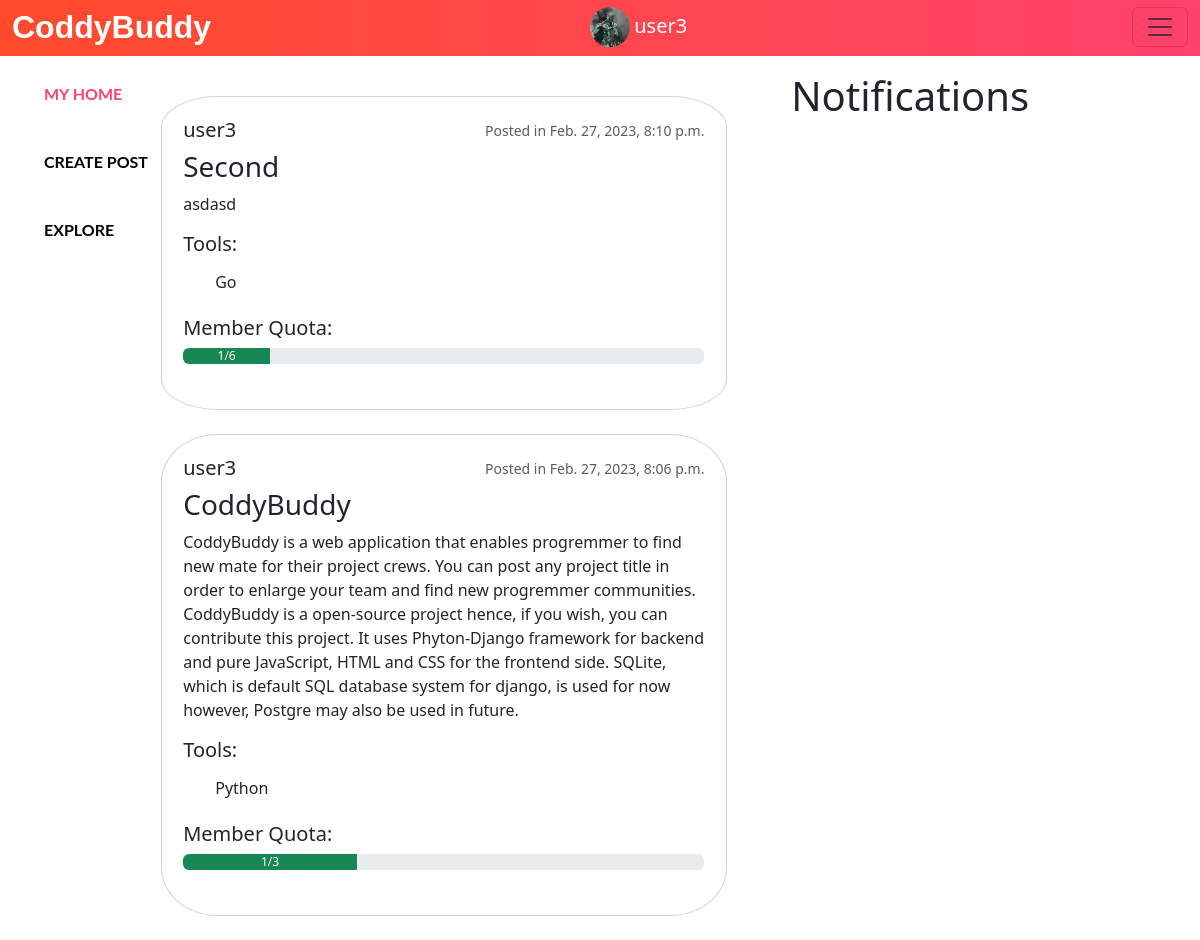
The app's page / (signed in), older data.
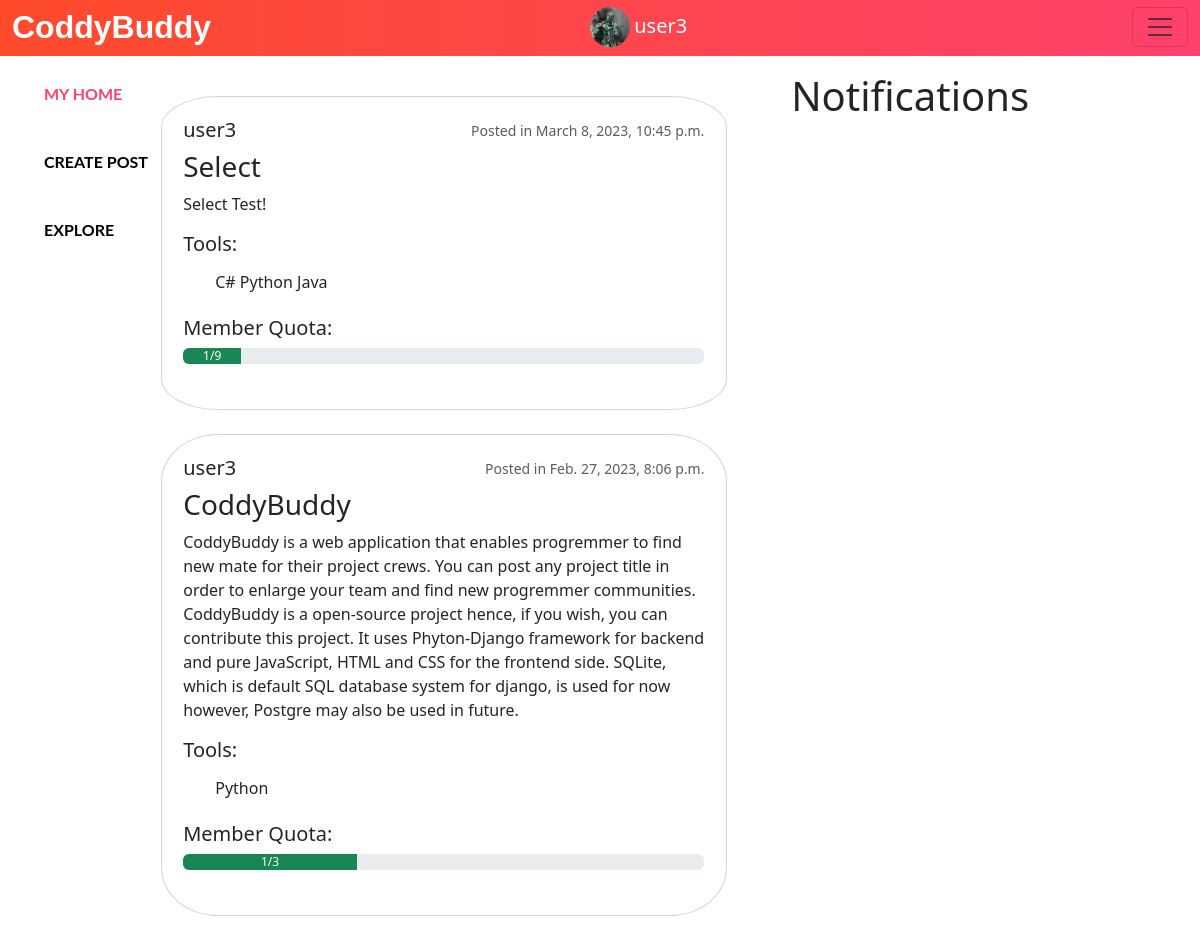
The same page, newer data.
### musker/models.py (models this page shows, shortened)
class Profile(models.Model):
    user = models.OneToOneField(User, on_delete=models.CASCADE)
    image = models.ImageField(upload_to = 'profile_images', default = 'default-profile-image-png-1-Transparent-Images.png')
    bio = models.TextField(default="You add your biography", blank=True, max_length=9999999999999999999999999)
    follows = models.ManyToManyField("self",
                                     related_name="followed_by",
                                     symmetrical=False,
                                     blank=True)

class Post(models.Model):
    owner = models.ForeignKey(User, on_delete=models.CASCADE, default=0)
    title = models.TextField(blank=False, max_length=1000)
    description = models.TextField(blank=False, max_length=9999999999999999999)
    tool = models.CharField(max_length=100000000, default=None)
    max_capacity = models.IntegerField(blank=False, default=1)
    current_capacity = models.IntegerField(blank=False, default=1)
    capacityRatio = models.FloatField(blank = False,default=0)
    isFull = models.BooleanField(blank=False, default=False)
    created_at = models.DateTimeField(auto_now_add=True)
    if(current_capacity == max_capacity):
        isFull = True
    join = models.ManyToManyField(User, related_name="joined_by", symmetrical=False, blank=True)
    def __init__(self,*args,**kwargs):
        super(Post, self).__init__(*args, **kwargs)
        if self.max_capacity is not None:
            self.capacityRatio = (self.current_capacity/self.max_capacity)*100

### musker/views.py (the view)
# urls.py: 2. Add a URL to urlpatterns:  path('', views.home, name='home')
@login_required(login_url="logIn")
def home(request):
    currentUser = request.user
    profile = Profile.objects.get(user = currentUser)
    Posts = Post.objects.all()
    Posts = Post.objects.order_by('-created_at')
    choices = TOOL_CHOICES
    notifications = Notification.objects.filter(receiver = currentUser)
    return render(request, "home.html", {"currentUser" : currentUser, "profile" : profile, "posts" : Posts, "choices" : choices, "notifications" : notifications})

### musker/templates/home.html (shortened to what this page needs)
<!doctype html>
<html lang="en">
  <head>
    <link href="https://cdn.jsdelivr.net/npm/bootstrap@5.3.0-alpha1/dist/css/bootstrap.min.css" rel="stylesheet">
    <link href="//db.onlinewebfonts.com/c/e7f249e71a563eed9c495835657eb9c2?family=Poetsen+One" rel="stylesheet" type="text/css"/>
  </head>
  <body>
    {% include 'navbar.html' %}
    <div class="content">
      <div class="left">
         <ul style="margin-top: 0%;">
            <li><a id="homeLink" onclick="showElemHome()" href="#">My Home</a></li>
            <br>
            <li><a id="createLink" onclick="showElemCreate()" href="#">Create Post</a></li>
            <br>
            <li><a id="exploreLink" onclick="showElemExplore()" href="#">Explore</a></li>
          </ul>
      </div>
      <div class="middle">
         <div id="home">
          {% for post in posts %}
           <form action="{% url 'createNotification' post.title %}" method="POST">
            <div class="post">
              <div class="profile" style="display: flex;">
                <div style="display: flex;">
                  <h5>{{post.owner.username}}</h5>
                </div>
                <p class="card-text"><small class="text-muted">Posted in {{post.created_at}}</small></p>
              </div>
              <div class="title"><h3>{{post.title}}</h3></div>
              <div class="description">
                <div class="textDes"><p>{{post.description}}</p></div>
                <h5>Tools: </h5>
                <ul class="toolList" style="position:relative">
                  <li>{{post.tool}}</li>
                </ul>
                <h5>Member Quota: </h5>
                <div class="progress" role="progressbar" aria-label="Success example" aria-valuenow="{{post.current_capacity}}" aria-valuemin="0" aria-valuemax="{{post.max_capacity}}">
                  <div id="progressCal" class="progress-bar bg-success" style="width:{{post.capacityRatio}}%">{{post.current_capacity}}/{{post.max_capacity}}</div>
                </div>
                <br>
              </div>
            </div>
           </form>
          <br>
          {% endfor %}
         </div>
      </div>
      <div class="right">
        <div style="position: fixed;">
          <h1 style="margin-left: 3%;">Notifications</h1>
        <br>
        </div>
      </div>
    </div>
  </body>
</html>

### musker/templates/navbar.html (shortened to what this page needs)
<html lang="en">
<head>
</head>
<body>
    <nav class="navbar bg-body-emphasis fixed-top">
        <div class="container-fluid" >
          <p class="navbar-brand" href="{% url 'home' %}" style="color: white; font-weight:bold; font: size 70%; font-family: 'Montserrat', sans-serif;">CoddyBuddy</p>
          <div class="user">
            <img class="img" src="{{profile.image.url}}" alt="" >
            <div class="username"><h5 class="textU">{{currentUser.username}}</h5></div>
          </div>
          <button class="navbar-toggler"  type="button" data-bs-toggle="offcanvas" data-bs-target="#offcanvasNavbar" aria-controls="offcanvasNavbar">
            <span class="navbar-toggler-icon"></span>
          </button>
        </div>
      </nav>
</body>
</html>

### musker/templates/home.html (style rules this page uses)
body,html { height: 100%; }
.content { display: flex; margin-top: 5%; height: 100%; }
.left { flex: 1; padding: 1%; }
.middle { flex: 7; padding: 3%; }
.right { flex: 4; margin-left: -11%; padding: 1%; }
ul { display: flex; flex-direction: column; align-items: start; list-style-type: none; position: fixed; }
li { padding: 6px 0; }
a { position: relative; display: block; padding: 4px 0; font-family: Lato, sans-serif; color: black; text-decoration: none; text-transform: uppercase; transition: 0.5s; font-weight: bold; }
a::after { position: absolute; content: ""; top: 100%; left: 0; width: 100%; height: 3px; background: #FF416C; transform: scaleX(0); transform-origin: right; transition: transform 0.5s; }
.post { display: flex; flex-direction: column; border: solid; border-width: thin; border-color: lightgray; width: 80%; padding: 3%; border-radius: 10%; }
.profile { justify-content: space-between; }

### musker/templates/navbar.html (style rules this page uses)
.navbar-brand { font-size: 200%; }
.container-fluid { background: #FF416C; background: -webkit-linear-gradient(to right, #FF4B2B, #FF416C); background: linear-gradient(to right, #FF4B2B, #FF416C); background-repeat: no-repeat; }
.container-fluid { margin-top: -10px; }
.img { object-fit: cover; border-radius: 100%; width: 40px; height: 40px; }
.user { max-width: 100%; max-height: 100%; justify-content: center; display: flex; margin-right: 7%; }
.username { margin-left: 5%; color: white; display: flex; }
.textU { margin-top: 13%; }
li { padding: 6px 0; }
a { position: relative; display: block; padding: 4px 0; font-family: Lato, sans-serif; color: black; text-decoration: none; text-transform: uppercase; transition: 0.5s; }
a::after { position: absolute; content: ""; top: 100%; left: 0; width: 100%; height: 3px; background: #FF416C; transform: scaleX(0); transform-origin: right; transition: transform 0.5s; }
.navbar-brand { margin-bottom: 0; }

Row changes from the older to the newer data that the page shows:
removed Post: owner.username "user3", created_at "Feb. 27, 2023, 8:10 p.m.", title "Second", description "asdasd", tool "Go", {{ post.capacityRatio }} 16.666666666666664 (drawn), current_capacity "1", max_capacity "6"
added Post: owner.username "user3", created_at "March 8, 2023, 10:45 p.m.", title "Select", description "Select Test!", tool "C# Python Java", {{ post.capacityRatio }} 11.11111111111111 (drawn), current_capacity "1", max_capacity "9"
